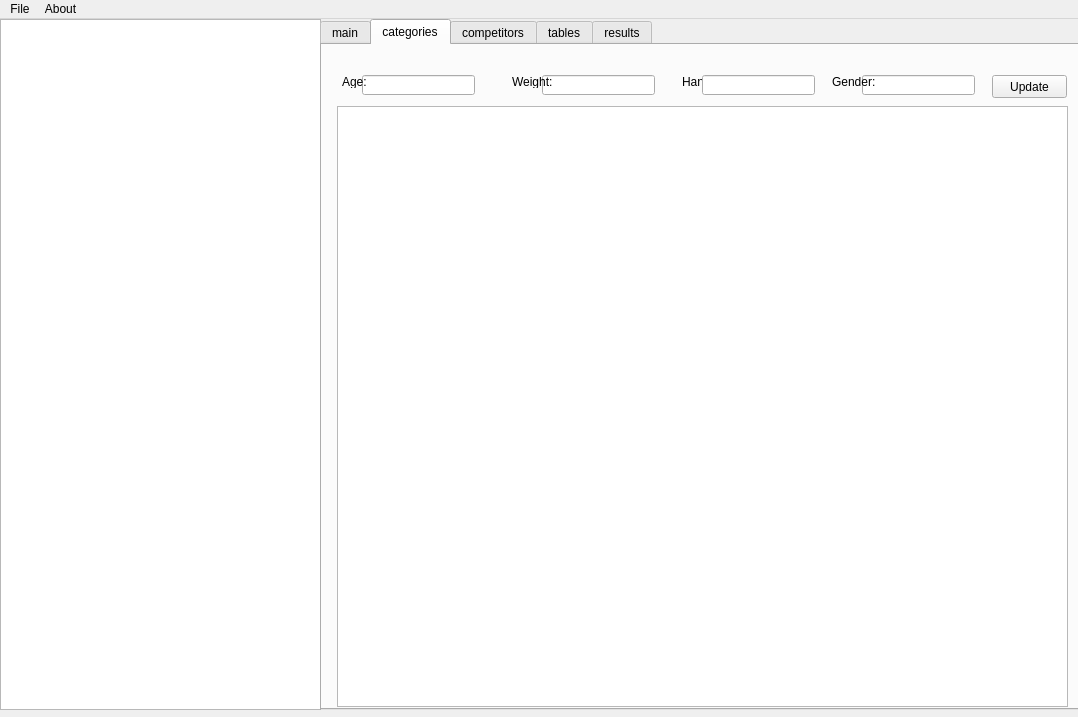
<?xml version="1.0" encoding="UTF-8"?>
<ui version="4.0">
 <class>MainWindow</class>
 <widget class="QMainWindow" name="MainWindow">
  <property name="geometry">
   <rect>
    <x>0</x>
    <y>0</y>
    <width>1078</width>
    <height>717</height>
   </rect>
  </property>
  <property name="windowTitle">
   <string>MainWindow</string>
  </property>
  <widget class="QWidget" name="centralwidget">
   <widget class="QWidget" name="Support" native="true">
    <property name="geometry">
     <rect>
      <x>420</x>
      <y>370</y>
      <width>391</width>
      <height>281</height>
     </rect>
    </property>
    <widget class="QLabel" name="Support_2">
     <property name="geometry">
      <rect>
       <x>130</x>
       <y>110</y>
       <width>131</width>
       <height>61</height>
      </rect>
     </property>
     <property name="text">
      <string>Hello</string>
     </property>
    </widget>
   </widget>
   <widget class="QWidget" name="CreateNewCompetetion" native="true">
    <property name="geometry">
     <rect>
      <x>430</x>
      <y>100</y>
      <width>393</width>
      <height>180</height>
     </rect>
    </property>
    <widget class="QLabel" name="Name">
     <property name="geometry">
      <rect>
       <x>120</x>
       <y>60</y>
       <width>47</width>
       <height>13</height>
      </rect>
     </property>
     <property name="text">
      <string>Name:</string>
     </property>
    </widget>
    <widget class="QLabel" name="Date">
     <property name="geometry">
      <rect>
       <x>120</x>
       <y>100</y>
       <width>47</width>
       <height>13</height>
      </rect>
     </property>
     <property name="text">
      <string>Date:</string>
     </property>
    </widget>
    <widget class="QLineEdit" name="Name_2">
     <property name="geometry">
      <rect>
       <x>160</x>
       <y>60</y>
       <width>113</width>
       <height>20</height>
      </rect>
     </property>
    </widget>
    <widget class="QLineEdit" name="Date_2">
     <property name="geometry">
      <rect>
       <x>160</x>
       <y>100</y>
       <width>113</width>
       <height>20</height>
      </rect>
     </property>
    </widget>
    <widget class="QPushButton" name="Create">
     <property name="geometry">
      <rect>
       <x>180</x>
       <y>140</y>
       <width>75</width>
       <height>23</height>
      </rect>
     </property>
     <property name="text">
      <string>Create</string>
     </property>
    </widget>
   </widget>
   <widget class="QTreeView" name="treeView">
    <property name="geometry">
     <rect>
      <x>0</x>
      <y>0</y>
      <width>321</width>
      <height>691</height>
     </rect>
    </property>
   </widget>
   <widget class="QTabWidget" name="tabWidget">
    <property name="geometry">
     <rect>
      <x>320</x>
      <y>0</y>
      <width>761</width>
      <height>691</height>
     </rect>
    </property>
    <property name="currentIndex">
     <number>1</number>
    </property>
    <widget class="QWidget" name="main">
     <property name="enabled">
      <bool>false</bool>
     </property>
     <attribute name="title">
      <string>main</string>
     </attribute>
     <widget class="QLineEdit" name="Name_8">
      <property name="geometry">
       <rect>
        <x>330</x>
        <y>110</y>
        <width>113</width>
        <height>20</height>
       </rect>
      </property>
     </widget>
     <widget class="QLabel" name="Name_7">
      <property name="geometry">
       <rect>
        <x>260</x>
        <y>110</y>
        <width>47</width>
        <height>13</height>
       </rect>
      </property>
      <property name="text">
       <string>Name:</string>
      </property>
     </widget>
     <widget class="QLineEdit" name="Date_8">
      <property name="geometry">
       <rect>
        <x>330</x>
        <y>140</y>
        <width>113</width>
        <height>20</height>
       </rect>
      </property>
     </widget>
     <widget class="QLabel" name="Date_7">
      <property name="geometry">
       <rect>
        <x>260</x>
        <y>140</y>
        <width>47</width>
        <height>13</height>
       </rect>
      </property>
      <property name="text">
       <string>Date:</string>
      </property>
     </widget>
     <widget class="QPushButton" name="Create_3">
      <property name="geometry">
       <rect>
        <x>320</x>
        <y>200</y>
        <width>75</width>
        <height>23</height>
       </rect>
      </property>
      <property name="text">
       <string>save</string>
      </property>
     </widget>
    </widget>
    <widget class="QWidget" name="categories">
     <attribute name="title">
      <string>categories</string>
     </attribute>
     <widget class="QLineEdit" name="Age">
      <property name="geometry">
       <rect>
        <x>40</x>
        <y>30</y>
        <width>113</width>
        <height>20</height>
       </rect>
      </property>
     </widget>
     <widget class="QLineEdit" name="Weight">
      <property name="geometry">
       <rect>
        <x>220</x>
        <y>30</y>
        <width>113</width>
        <height>20</height>
       </rect>
      </property>
     </widget>
     <widget class="QLabel" name="Name_5">
      <property name="geometry">
       <rect>
        <x>190</x>
        <y>30</y>
        <width>47</width>
        <height>13</height>
       </rect>
      </property>
      <property name="text">
       <string>Weight:</string>
      </property>
     </widget>
     <widget class="QLabel" name="Date_5">
      <property name="geometry">
       <rect>
        <x>360</x>
        <y>30</y>
        <width>47</width>
        <height>13</height>
       </rect>
      </property>
      <property name="text">
       <string>Hand:</string>
      </property>
     </widget>
     <widget class="QPushButton" name="Create_2">
      <property name="geometry">
       <rect>
        <x>670</x>
        <y>30</y>
        <width>75</width>
        <height>23</height>
       </rect>
      </property>
      <property name="text">
       <string>Update</string>
      </property>
     </widget>
     <widget class="QLabel" name="Name_9">
      <property name="geometry">
       <rect>
        <x>20</x>
        <y>30</y>
        <width>47</width>
        <height>13</height>
       </rect>
      </property>
      <property name="text">
       <string>Age:</string>
      </property>
     </widget>
     <widget class="QLineEdit" name="Hand">
      <property name="geometry">
       <rect>
        <x>380</x>
        <y>30</y>
        <width>113</width>
        <height>20</height>
       </rect>
      </property>
     </widget>
     <widget class="QLineEdit" name="Weight_3">
      <property name="geometry">
       <rect>
        <x>540</x>
        <y>30</y>
        <width>113</width>
        <height>20</height>
       </rect>
      </property>
     </widget>
     <widget class="QLabel" name="Date_6">
      <property name="geometry">
       <rect>
        <x>510</x>
        <y>30</y>
        <width>47</width>
        <height>13</height>
       </rect>
      </property>
      <property name="text">
       <string>Gender:</string>
      </property>
     </widget>
     <widget class="QListWidget" name="listWidget">
      <property name="geometry">
       <rect>
        <x>15</x>
        <y>61</y>
        <width>731</width>
        <height>601</height>
       </rect>
      </property>
     </widget>
    </widget>
    <widget class="QWidget" name="competitors">
     <attribute name="title">
      <string>competitors</string>
     </attribute>
    </widget>
    <widget class="QWidget" name="tables">
     <attribute name="title">
      <string>tables</string>
     </attribute>
     <widget class="QLabel" name="Name_10">
      <property name="geometry">
       <rect>
        <x>100</x>
        <y>50</y>
        <width>47</width>
        <height>13</height>
       </rect>
      </property>
      <property name="text">
       <string>Name:</string>
      </property>
     </widget>
     <widget class="QLineEdit" name="Age_2">
      <property name="geometry">
       <rect>
        <x>130</x>
        <y>50</y>
        <width>113</width>
        <height>20</height>
       </rect>
      </property>
     </widget>
     <widget class="QPushButton" name="Create_4">
      <property name="geometry">
       <rect>
        <x>280</x>
        <y>50</y>
        <width>75</width>
        <height>23</height>
       </rect>
      </property>
      <property name="text">
       <string>Update</string>
      </property>
     </widget>
     <widget class="QListView" name="listView">
      <property name="geometry">
       <rect>
        <x>40</x>
        <y>90</y>
        <width>691</width>
        <height>191</height>
       </rect>
      </property>
     </widget>
    </widget>
    <widget class="QWidget" name="results">
     <attribute name="title">
      <string>results</string>
     </attribute>
    </widget>
   </widget>
   <zorder>treeView</zorder>
   <zorder>Support</zorder>
   <zorder>CreateNewCompetetion</zorder>
   <zorder>tabWidget</zorder>
  </widget>
  <widget class="QMenuBar" name="menubar">
   <property name="geometry">
    <rect>
     <x>0</x>
     <y>0</y>
     <width>1078</width>
     <height>18</height>
    </rect>
   </property>
   <widget class="QMenu" name="menuFile">
    <property name="title">
     <string>File</string>
    </property>
    <addaction name="actionNew_Competetion"/>
    <addaction name="separator"/>
    <addaction name="actionLoad_Competetion"/>
   </widget>
   <widget class="QMenu" name="menuAbout">
    <property name="title">
     <string>About</string>
    </property>
   </widget>
   <addaction name="menuFile"/>
   <addaction name="menuAbout"/>
  </widget>
  <action name="actionNew_Competetion">
   <property name="text">
    <string>New Competetion</string>
   </property>
  </action>
  <action name="actionLoad_Competetion">
   <property name="text">
    <string>Load Competetion</string>
   </property>
  </action>
 </widget>
 <resources/>
 <connections/>
</ui>
